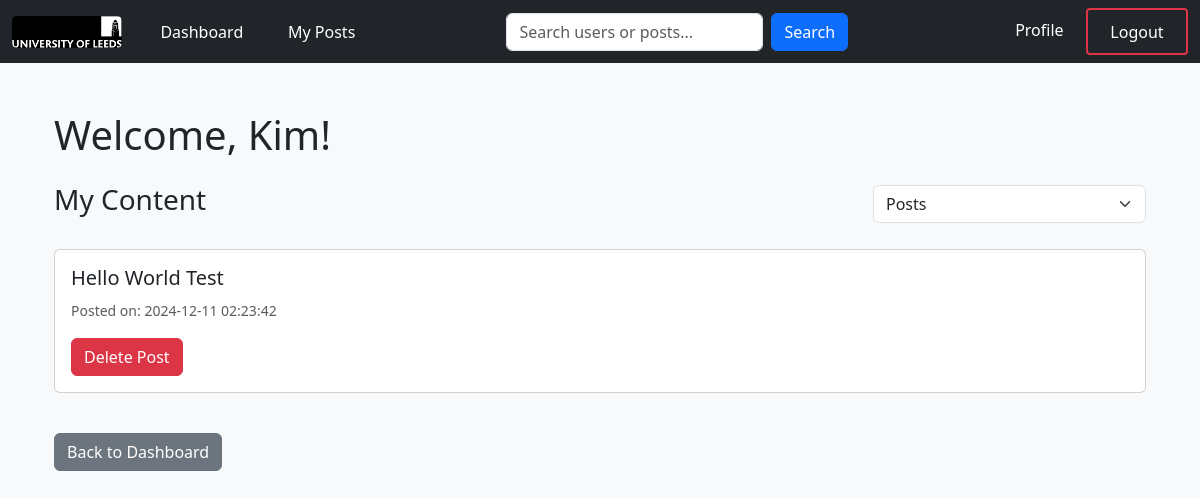
Screenshot of /my_posts (signed in) with the database file from the repository.
### website/models.py (models this page shows, shortened)
class User(db.Model):
    id = db.Column(db.Integer, primary_key=True)
    name = db.Column(db.String(100), nullable=False)
    email = db.Column(db.String(100), unique=True)
    password = db.Column(db.String(100))  # Storing hashed passwords
    posts = db.relationship("Post", backref="user", lazy=True)
    liked_posts = db.relationship("Post", secondary="like", back_populates="liked_by")
    disliked_posts = db.relationship(
        "Post", secondary="dislike", back_populates="disliked_by"
    )
    followers = db.relationship(
        "User",
        secondary="follows",
        primaryjoin="Follows.followed_id == User.id",
        secondaryjoin="Follows.follower_id == User.id",
        backref="following",
    )

class Post(db.Model):
    id = db.Column(db.Integer, primary_key=True)
    content = db.Column(db.Text, nullable=False)
    created_at = db.Column(db.DateTime, default=db.func.now())  # Timestamping (time of post created)
    user_id = db.Column(db.Integer, db.ForeignKey("user.id"))
    liked_by = db.relationship("User", secondary="like", back_populates="liked_posts") #A many-to-many relationship tracking users who liked the post through "like" association table.
    disliked_by = db.relationship(
        "User", secondary="dislike", back_populates="disliked_posts" #A many-to-many relationship tracking users who disliked the post through "dislike" association table.
    )
    comments = db.relationship("Comment", backref="post", lazy=True) # A one-to-many relationship for comments associated with the post.

### website/views.py (the view)
@app.route('/my_posts', methods=['GET'])
@login_required
def my_posts():
    user = User.query.filter_by(email=session['email']).first()
    user_posts = Post.query.filter_by(user_id=user.id).order_by(Post.created_at.desc()).all()
    user_comments = Comment.query.filter_by(user_id=user.id).order_by(Comment.created_at.desc()).all()
    return render_template(
        'my_posts.html',
        user=user,
        posts=user_posts,
        comments=user_comments
    )

### website/views.py (called while the page is built)
def login_required(f):
    @wraps(f)
    def decorated_function(*args, **kwargs):
        if 'email' not in session:
            flash("You need to be logged in to access this page.", "danger")
            return redirect('/login')
        return f(*args, **kwargs)
    return decorated_function

@app.context_processor
def provide_user():
    if 'email' in session:
        current_user = User.query.filter_by(email=session['email']).first()
        return {'current_user': current_user}
    return {'current_user': None}

### website/templates/my_posts.html (shortened to what this page needs)
{% extends "base.html" %}
{% block content %}
<head>
</head>
<body class="bg-light">
    <div class="container mt-5">
        <h1 class="mb-4">Welcome, {{ user.name }}!</h1>
        <div class="mb-4 d-flex justify-content-between align-items-center">
            <h3>My Content</h3>
            <select id="filter-content" class="form-select w-25">
                <option value="posts">Posts</option>
            </select>
        </div>
        <div id="posts-section">
            {% if posts %}
                {% for post in posts %}
                    <div class="card mb-4">
                        <div class="card-body">
                            <h5 class="card-title">{{ post.content }}</h5>
                            <small class="text-muted">Posted on: {{ post.created_at.strftime('%Y-%m-%d %H:%M:%S') }}</small>
                            <div class="mt-3">
                                <button class="btn btn-danger delete-post-button" data-post-id="{{ post.id }}">Delete Post</button>
                            </div>
                        </div>
                    </div>
                {% endfor %}
            {% else %}
                <p>No posts yet.</p>
            {% endif %}
        </div>
        <a href="/dashboard" class="btn btn-secondary mt-3">Back to Dashboard</a>
    </div>
</body>
</html>
{% endblock %}

### rows the page displays
User: name "Kim"
Post: content "Hello World Test", created_at "2024-12-11 02:23:42"
